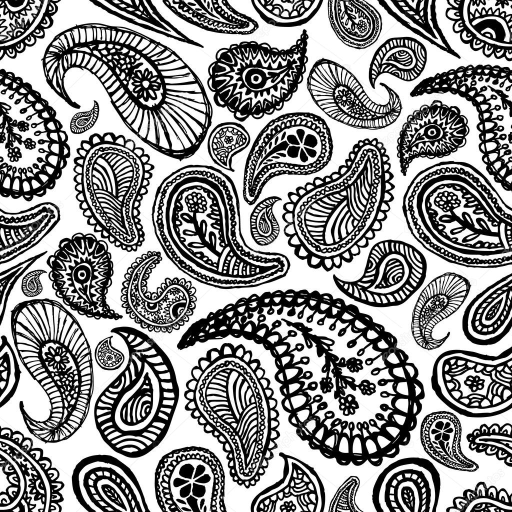
#> input picture pcb/paisley.png, 1024 x 1024 px (shown at 1/2 size)
$ python paisley.py
#> lines starting #> are read from the running program, lines starting #| are printed output that depends on the picture
#!/usr/bin/env python

import numpy as np
from PIL import Image

pix = np.asarray(Image.open("paisley.png"))
#> pix is the input picture: shape (1024, 1024, 4); mean R, G, B, A 143.6, 143.6, 143.6, 255

wide = np.concat([pix] * 4, axis=1)
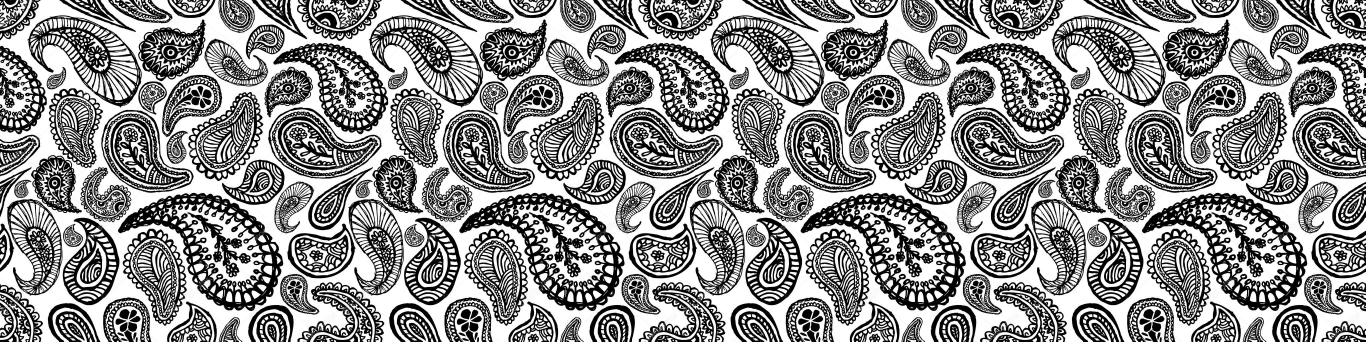
#> wide: shape (1024, 4096, 4) (shown at 1/3 size); mean R, G, B, A 143.6, 143.6, 143.6, 255
big = np.concat([wide, wide])
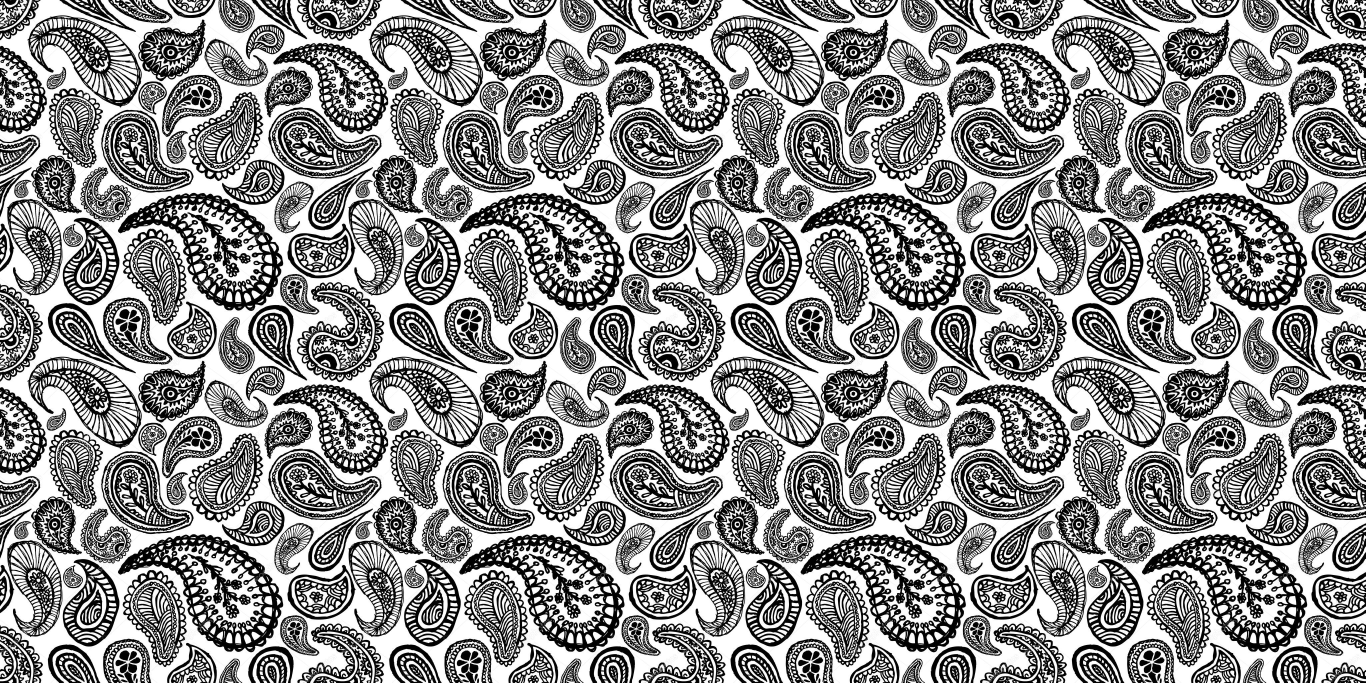
#> big: shape (2048, 4096, 4) (shown at 1/3 size); mean R, G, B, A 143.6, 143.6, 143.6, 255

# [5 lines of commented-out code are left out]
in_ratio = big[:952, :3048, :]
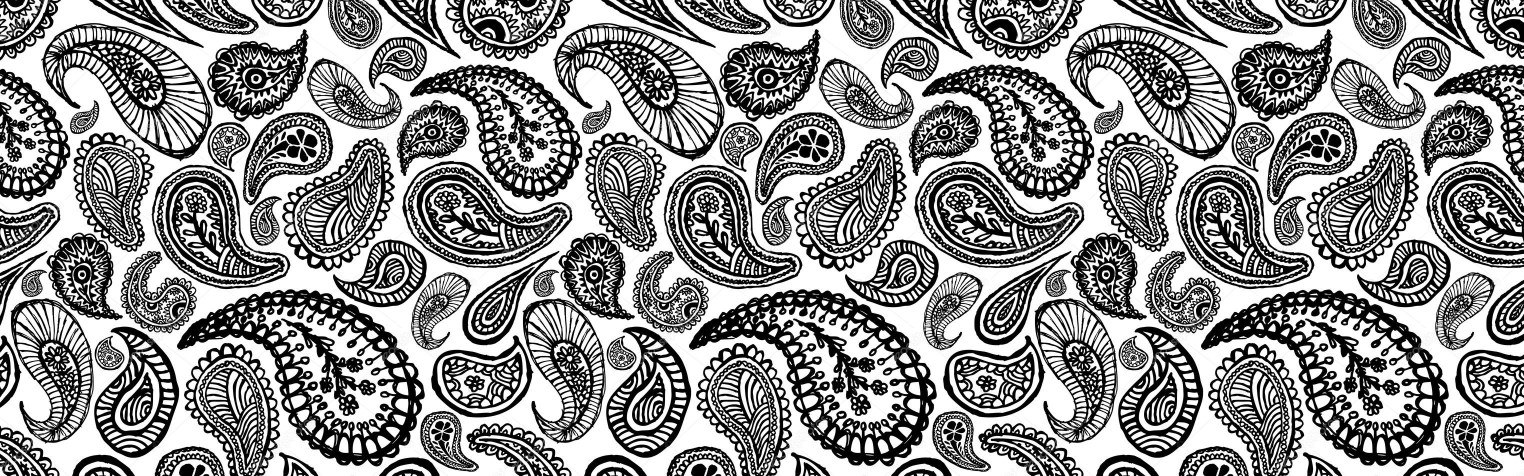
#> in_ratio: shape (952, 3048, 4) (shown at 1/2 size); mean R, G, B, A 143.8, 143.8, 143.8, 255
Image.fromarray(in_ratio).save("wide_paisley.png")

$ run again, with pcb/keyboard-matrix.png copied over pcb/paisley.png
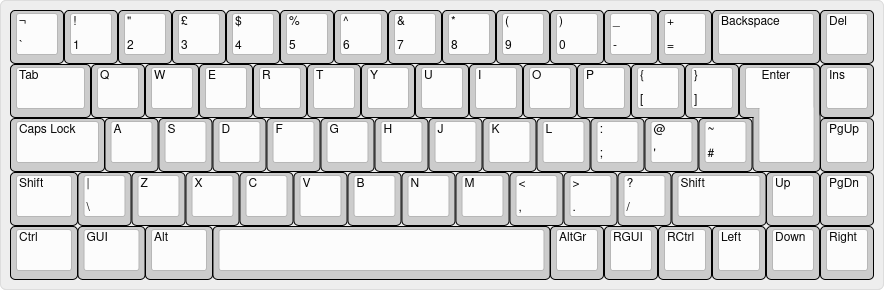
#> input picture pcb/keyboard-matrix.png, 884 x 290 px
#> pix is the input picture: shape (290, 884, 4); mean R, G, B, A 217, 217, 217, 255
#> `big = np.concat([wide, wide])`:
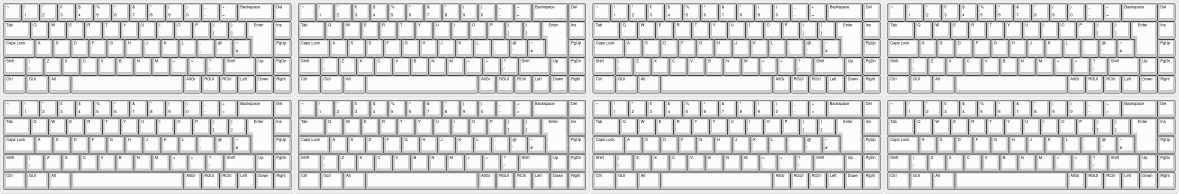
#> big: shape (580, 3536, 4) (shown at 1/3 size); mean R, G, B, A 217, 217, 217, 255; transparent parts drawn white
#> `in_ratio = big[:952, :3048, :]`:
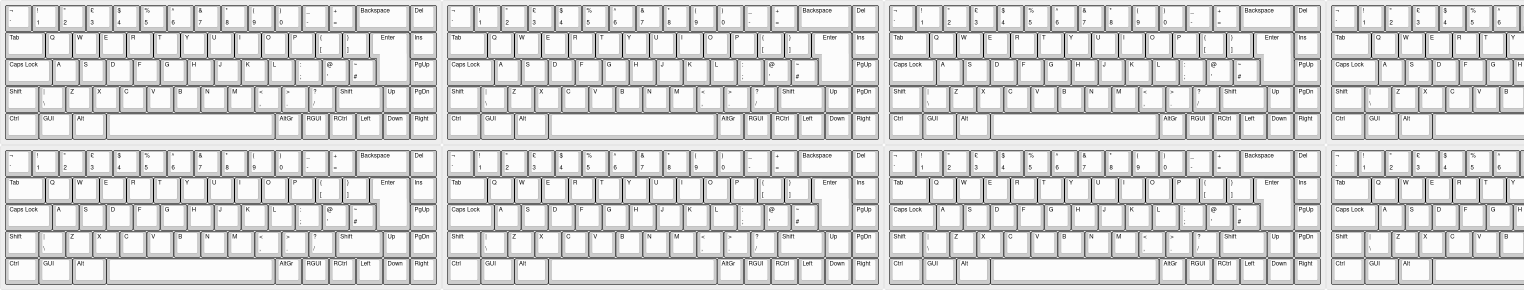
#> in_ratio: shape (580, 3048, 4) (shown at 1/2 size); mean R, G, B, A 217.1, 217.1, 217.1, 255; transparent parts drawn white
